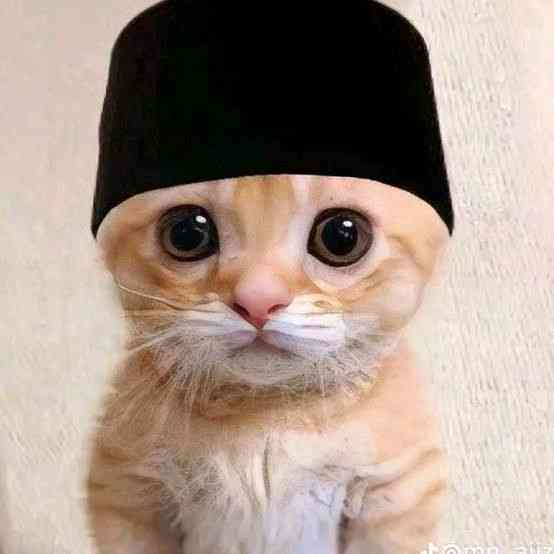
#> input picture project4/kucing.jpg, 554 x 554 px
$ python transformasi-fourier.py
#> lines starting #> are read from the running program, lines starting #| are printed output that depends on the picture
import cv2
import numpy as np
from matplotlib import pyplot as plt
# Membaca gambar
image = cv2.imread('kucing.jpg', 0)
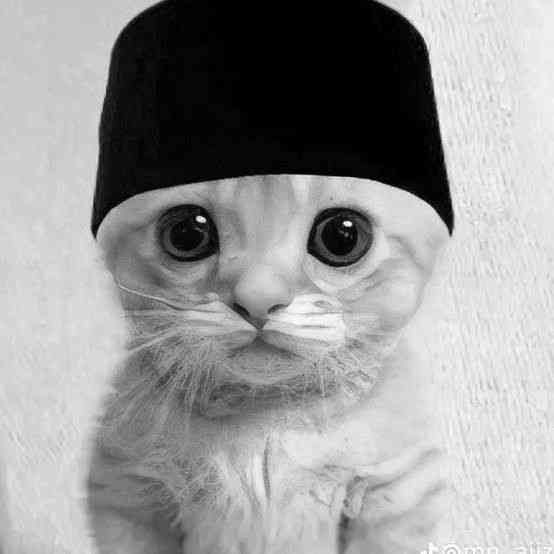
#> image: shape (554, 554); min 0, max 255, mean 152.6

dft = cv2.dft(np.float32(image), flags=cv2.DFT_COMPLEX_OUTPUT)
dft_shift = np.fft.fftshift(dft)

magnitude_spectrum = 20 * np.log(cv2.magnitude(dft_shift[:, :, 0], dft_shift[:, :, 1]))
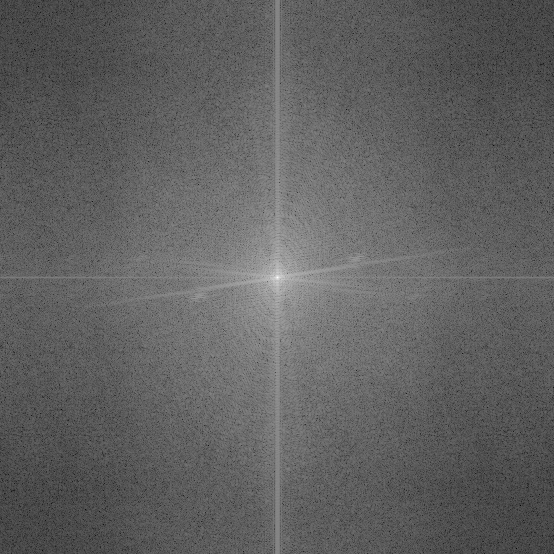
#> magnitude_spectrum: shape (554, 554) float32; min 15.69, max 353.2, mean 144.1; drawn with min black and max white

plt.subplot(121), plt.imshow(image, cmap='gray'), plt.title('Original Image')
plt.subplot(121), plt.imshow(magnitude_spectrum, cmap='gray'), plt.title('Magnitude Spectrum')
plt.show()
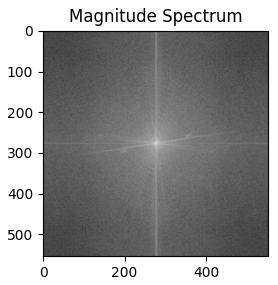
#> figure drawn by matplotlib, 1 panel
